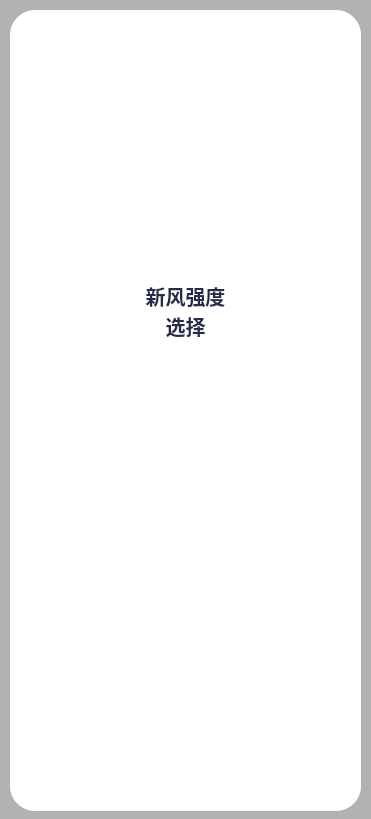
<?xml version="1.0" encoding="UTF-8"?>
<ui version="4.0">
 <class>WindSystem</class>
 <widget class="QDialog" name="WindSystem">
  <property name="geometry">
   <rect>
    <x>0</x>
    <y>0</y>
    <width>371</width>
    <height>819</height>
   </rect>
  </property>
  <property name="windowTitle">
   <string>Dialog</string>
  </property>
  <property name="styleSheet">
   <string notr="true">QDialog#WindSystem{
	background-color:rgb(178,178,178,255);
}</string>
  </property>
  <widget class="QFrame" name="bottom">
   <property name="geometry">
    <rect>
     <x>10</x>
     <y>10</y>
     <width>351</width>
     <height>801</height>
    </rect>
   </property>
   <property name="styleSheet">
    <string notr="true">QFrame#bottom
{
	background-color:#ffffff;
 
	border:none;
	border-radius:25px;
}</string>
   </property>
   <property name="frameShape">
    <enum>QFrame::StyledPanel</enum>
   </property>
   <property name="frameShadow">
    <enum>QFrame::Raised</enum>
   </property>
   <widget class="QLabel" name="label_3">
    <property name="geometry">
     <rect>
      <x>125</x>
      <y>270</y>
      <width>101</width>
      <height>31</height>
     </rect>
    </property>
    <property name="font">
     <font>
      <family>Adobe 黑体 Std R</family>
      <pointsize>15</pointsize>
      <weight>75</weight>
      <bold>true</bold>
     </font>
    </property>
    <property name="styleSheet">
     <string notr="true">color:#282A49</string>
    </property>
    <property name="text">
     <string>新风强度</string>
    </property>
    <property name="alignment">
     <set>Qt::AlignCenter</set>
    </property>
   </widget>
   <widget class="QGroupBox" name="ButtonBox">
    <property name="geometry">
     <rect>
      <x>65</x>
      <y>330</y>
      <width>231</width>
      <height>461</height>
     </rect>
    </property>
    <property name="styleSheet">
     <string notr="true">QGroupBox#ButtonBox{
border:none;
}</string>
    </property>
    <property name="title">
     <string/>
    </property>
    <widget class="QPushButton" name="StopMode">
     <property name="geometry">
      <rect>
       <x>20</x>
       <y>20</y>
       <width>181</width>
       <height>81</height>
      </rect>
     </property>
     <property name="font">
      <font>
       <family>Adobe 黑体 Std R</family>
       <pointsize>15</pointsize>
      </font>
     </property>
     <property name="styleSheet">
      <string notr="true">QPushButton
{
	border-radius:15px;
	background:#FFFFFF;
}</string>
     </property>
     <property name="text">
      <string/>
     </property>
     <property name="icon">
      <iconset resource="../other/main.qrc">
       <normaloff>:/new/Curtain/Curtain/Stop_OFF.png</normaloff>
       <normalon>:/new/Curtain/Curtain/Stop_ON.png</normalon>:/new/Curtain/Curtain/Stop_OFF.png</iconset>
     </property>
     <property name="iconSize">
      <size>
       <width>100</width>
       <height>50</height>
      </size>
     </property>
     <property name="checkable">
      <bool>true</bool>
     </property>
     <property name="checked">
      <bool>false</bool>
     </property>
     <property name="autoExclusive">
      <bool>true</bool>
     </property>
    </widget>
    <widget class="QPushButton" name="MidMode">
     <property name="geometry">
      <rect>
       <x>20</x>
       <y>240</y>
       <width>181</width>
       <height>81</height>
      </rect>
     </property>
     <property name="font">
      <font>
       <family>Adobe 黑体 Std R</family>
       <pointsize>15</pointsize>
      </font>
     </property>
     <property name="styleSheet">
      <string notr="true">QPushButton
{
	border-radius:15px;
	background:#FFFFFF;
}</string>
     </property>
     <property name="text">
      <string/>
     </property>
     <property name="icon">
      <iconset resource="../other/main.qrc">
       <normaloff>:/new/Wind/Wind/Mid_OFF.png</normaloff>
       <normalon>:/new/Wind/Wind/Mid_ON.png</normalon>
       <disabledoff>:/new/Wind/Wind/Mid_OFF.png</disabledoff>:/new/Wind/Wind/Mid_OFF.png</iconset>
     </property>
     <property name="iconSize">
      <size>
       <width>100</width>
       <height>50</height>
      </size>
     </property>
     <property name="checkable">
      <bool>true</bool>
     </property>
     <property name="checked">
      <bool>false</bool>
     </property>
     <property name="autoExclusive">
      <bool>true</bool>
     </property>
    </widget>
    <widget class="QPushButton" name="MixMode">
     <property name="geometry">
      <rect>
       <x>20</x>
       <y>350</y>
       <width>181</width>
       <height>81</height>
      </rect>
     </property>
     <property name="font">
      <font>
       <family>Adobe 黑体 Std R</family>
       <pointsize>15</pointsize>
      </font>
     </property>
     <property name="styleSheet">
      <string notr="true">QPushButton
{
	border-radius:15px;
	background:#FFFFFF;
}</string>
     </property>
     <property name="text">
      <string/>
     </property>
     <property name="icon">
      <iconset resource="../other/main.qrc">
       <normaloff>:/new/Wind/Wind/High_OFF.png</normaloff>
       <normalon>:/new/Wind/Wind/High_ON.png</normalon>:/new/Wind/Wind/High_OFF.png</iconset>
     </property>
     <property name="iconSize">
      <size>
       <width>100</width>
       <height>50</height>
      </size>
     </property>
     <property name="checkable">
      <bool>true</bool>
     </property>
     <property name="checked">
      <bool>false</bool>
     </property>
     <property name="autoExclusive">
      <bool>true</bool>
     </property>
    </widget>
    <widget class="QPushButton" name="MinMode">
     <property name="geometry">
      <rect>
       <x>20</x>
       <y>130</y>
       <width>181</width>
       <height>81</height>
      </rect>
     </property>
     <property name="font">
      <font>
       <family>Adobe 黑体 Std R</family>
       <pointsize>15</pointsize>
      </font>
     </property>
     <property name="styleSheet">
      <string notr="true">QPushButton
{
	border-radius:15px;
	background:#FFFFFF;
}</string>
     </property>
     <property name="text">
      <string/>
     </property>
     <property name="icon">
      <iconset resource="../other/main.qrc">
       <normaloff>:/new/Wind/Wind/Low_OFF.png</normaloff>
       <normalon>:/new/Wind/Wind/Low_ON.png</normalon>
       <disabledoff>:/new/Wind/Wind/Mid_OFF.png</disabledoff>:/new/Wind/Wind/Low_OFF.png</iconset>
     </property>
     <property name="iconSize">
      <size>
       <width>100</width>
       <height>50</height>
      </size>
     </property>
     <property name="checkable">
      <bool>true</bool>
     </property>
     <property name="checked">
      <bool>false</bool>
     </property>
     <property name="autoExclusive">
      <bool>true</bool>
     </property>
    </widget>
   </widget>
   <widget class="QLabel" name="label_4">
    <property name="geometry">
     <rect>
      <x>125</x>
      <y>300</y>
      <width>101</width>
      <height>31</height>
     </rect>
    </property>
    <property name="font">
     <font>
      <family>Adobe 黑体 Std R</family>
      <pointsize>15</pointsize>
      <weight>75</weight>
      <bold>true</bold>
     </font>
    </property>
    <property name="styleSheet">
     <string notr="true">color:#282A49</string>
    </property>
    <property name="text">
     <string>选择</string>
    </property>
    <property name="alignment">
     <set>Qt::AlignCenter</set>
    </property>
   </widget>
   <widget class="QPushButton" name="pushButton_2">
    <property name="geometry">
     <rect>
      <x>290</x>
      <y>10</y>
      <width>50</width>
      <height>50</height>
     </rect>
    </property>
    <property name="styleSheet">
     <string notr="true">max-width:50px;
 max-height:50px;
 min-width:50px;
 min-height:50px;
border-radius:25px;
background-color: white;
 border-style: solid;</string>
    </property>
    <property name="text">
     <string/>
    </property>
    <property name="icon">
     <iconset resource="../other/main.qrc">
      <normaloff>:/new/Main/Air/Back.png</normaloff>:/new/Main/Air/Back.png</iconset>
    </property>
    <property name="iconSize">
     <size>
      <width>50</width>
      <height>50</height>
     </size>
    </property>
   </widget>
   <widget class="QLabel" name="Pirture">
    <property name="geometry">
     <rect>
      <x>70</x>
      <y>50</y>
      <width>211</width>
      <height>211</height>
     </rect>
    </property>
    <property name="font">
     <font>
      <pointsize>50</pointsize>
     </font>
    </property>
    <property name="text">
     <string/>
    </property>
    <property name="alignment">
     <set>Qt::AlignCenter</set>
    </property>
   </widget>
  </widget>
 </widget>
 <resources>
  <include location="../other/main.qrc"/>
 </resources>
 <connections/>
</ui>
